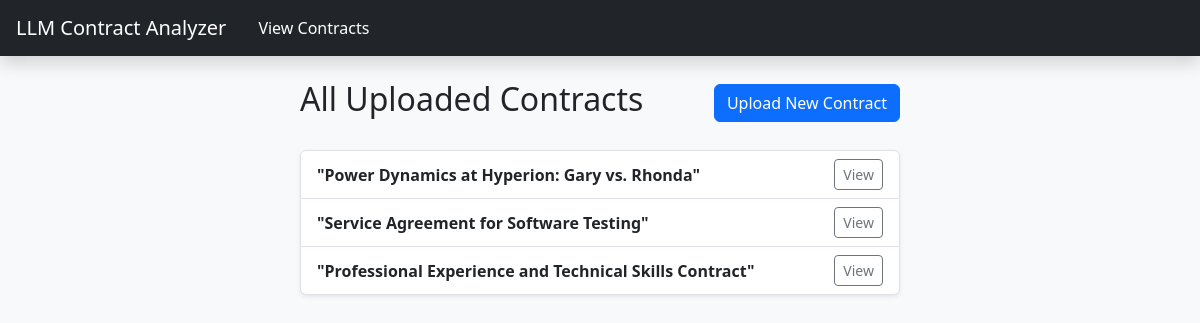
Page /contracts/ on the earlier database version.
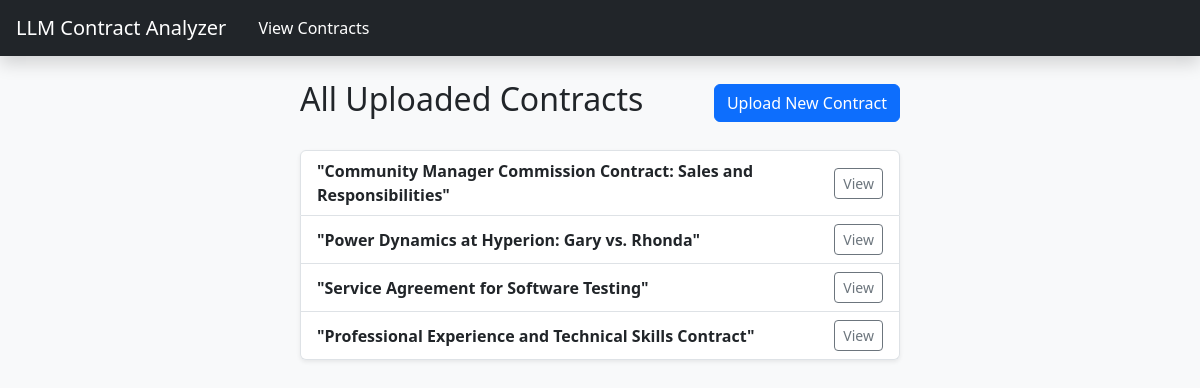
Same page on the later database version.
### analyzer/models.py (models this page shows)
class Contract(models.Model):
    uploaded_at = models.DateTimeField(auto_now_add=True)
    file = models.FileField(upload_to='contracts/')
    raw_text = models.TextField(blank=True)
    summary = models.TextField(blank=True)
    key_info = models.TextField(blank=True)
    red_flags = models.TextField(blank=True)
    title = models.CharField(max_length=200, blank=True)

### analyzer/views.py (the view)
# urls.py: path('contracts/', views.contract_list, name='contract_list'),
def contract_list(request):
    contracts = Contract.objects.all().order_by('-uploaded_at')
    return render(request, 'analyzer/contract_list.html', {'contracts': contracts})

### analyzer/templates/analyzer/contract_list.html (shortened to what this page needs)
{% extends 'analyzer/base.html' %}
{% block content %}
<div class="mx-auto" style="max-width: 600px;">
    <div class="d-flex justify-content-between align-items-center mb-4">
        <h2>All Uploaded Contracts</h2>
        <a href="/" class="btn btn-primary">Upload New Contract</a>
    </div>
    {% if contracts %}
        <ul class="list-group shadow-sm">
            {% for contract in contracts %}
            <li class="list-group-item d-flex justify-content-between align-items-center">
                <div>
                    <strong>{{ contract.title|default:"Untitled Contract" }}</strong>
                </div>
                <a href="{% url 'view_contract' contract.pk %}" class="btn btn-sm btn-outline-secondary">View</a>
            </li>
            {% endfor %}
        </ul>
    {% else %}
        <p>No contracts uploaded yet.</p>
    {% endif %}
</div>
{% endblock %}

Differences in the rows shown:
added Contract: title "\"Community Manager Commission Contract: Sales and Responsibilities\""
